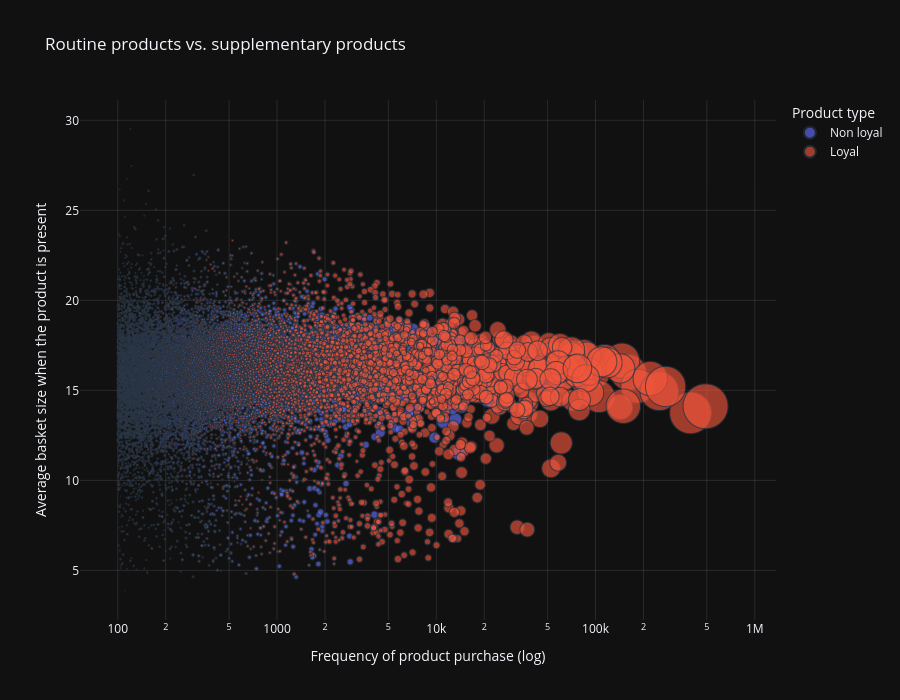

Notebook source saved alongside this figure:
### Markdown cell above
### Routine products vs. supplementary products
#### Does this product structure the basket or is it grafted onto it ?

### Code cell
# Compute basket size at the order level (number of products per order)

basket_size = (
    df.groupby("order_id")
      .agg(basket_size=("product_id", "count"))
      .reset_index()
)

# Combine product-level behavior with basket context to understand the role a product plays within orders
product_basket_role = (
    df.merge(basket_size, on="order_id", how="left")
      .groupby("product_name")
      .agg(
          product_frequency=("order_id", "nunique"),    # how often the product appears
          avg_basket_size=("basket_size", "mean"),      # typical basket size when present
          reorder_rate=("reordered", "mean"),           # product loyalty
          n_clients=("user_id", "nunique")              # customer reach
      )
      .reset_index()
)

# Define a loyalty threshold based on the upper quartile of reorder rates
loyal_threshold = product_basket_role["reorder_rate"].quantile(0.75)

# Classify products as loyal vs non-loyal
product_basket_role["loyalty_type"] = (
    product_basket_role["reorder_rate"]
    .apply(lambda x: "Loyal" if x >= loyal_threshold else "Non loyal")
)

# Keep only products with sufficient frequency
product_basket_role = product_basket_role.query("product_frequency >= 100")

fig = px.scatter(
    product_basket_role,
    x="product_frequency",
    y="avg_basket_size",
    color="loyalty_type",
    size="n_clients",
    hover_name="product_name",
    hover_data={
        "product_frequency": True,
        "avg_basket_size": ':.1f',
        "reorder_rate": ':.2f',
        "n_clients": True
    },
    opacity=0.65,
    size_max=45,
    title="Routine products vs. supplementary products"
)

# Log scale to handle product frequency long-tail distribution
fig.update_xaxes(
    type="log",
    title="Frequency of product purchase (log)",
    showgrid=True,
    gridcolor="rgba(255,255,255,0.1)"
)

# Y-axis reflects the contextual weight of the product within the basket
fig.update_yaxes(
    title="Average basket size when the product is present",
    showgrid=True,
    gridcolor="rgba(255,255,255,0.1)"
)

fig.update_layout(
    height=700,
    template="plotly_dark",
    legend_title_text="Product type"
)

fig.show()

### Figure 1 — Plotly figure (JSON) as saved in the notebook; plotly's stock layout.template omitted (floating-point values rounded to 4 significant figures; data arrays with more than 128 entries replaced by an {"elided": "..."} marker saying what was removed)
{"data": [{"customdata": {"elided": "11966x2 float values"}, "hovertemplate": "<b>%{hovertext}</b><br><br>loyalty_type=Non loyal<br>product_frequency=%{x}<br>avg_basket_size=%{y:.1f}<br>n_clients=%{customdata[1]}<br>reorder_rate=%{customdata[0]:.2f}<extra></extra>", "hovertext": {"elided": "11966 str values"}, "legendgroup": "Non loyal", "marker": {"color": "#636efa", "opacity": 0.65, "size": {"elided": "11966 int values"}, "sizemode": "area", "sizeref": 37.59, "symbol": "circle"}, "mode": "markers", "name": "Non loyal", "showlegend": true, "x": {"elided": "11966 int values"}, "xaxis": "x", "y": {"elided": "11966 float values"}, "yaxis": "y", "type": "scattergl"}, {"customdata": {"elided": "8504x2 float values"}, "hovertemplate": "<b>%{hovertext}</b><br><br>loyalty_type=Loyal<br>product_frequency=%{x}<br>avg_basket_size=%{y:.1f}<br>n_clients=%{customdata[1]}<br>reorder_rate=%{customdata[0]:.2f}<extra></extra>", "hovertext": {"elided": "8504 str values"}, "legendgroup": "Loyal", "marker": {"color": "#EF553B", "opacity": 0.65, "size": {"elided": "8504 int values"}, "sizemode": "area", "sizeref": 37.59, "symbol": "circle"}, "mode": "markers", "name": "Loyal", "showlegend": true, "x": {"elided": "8504 int values"}, "xaxis": "x", "y": {"elided": "8504 float values"}, "yaxis": "y", "type": "scattergl"}], "layout": {"xaxis": {"anchor": "y", "domain": [0.0, 1.0], "title": {"text": "Frequency of product purchase (log)"}, "type": "log", "showgrid": true, "gridcolor": "rgba(255,255,255,0.1)"}, "yaxis": {"anchor": "x", "domain": [0.0, 1.0], "title": {"text": "Average basket size when the product is present"}, "showgrid": true, "gridcolor": "rgba(255,255,255,0.1)"}, "legend": {"title": {"text": "Product type"}, "tracegroupgap": 0, "itemsizing": "constant"}, "title": {"text": "Routine products vs. supplementary products"}, "height": 700}}
